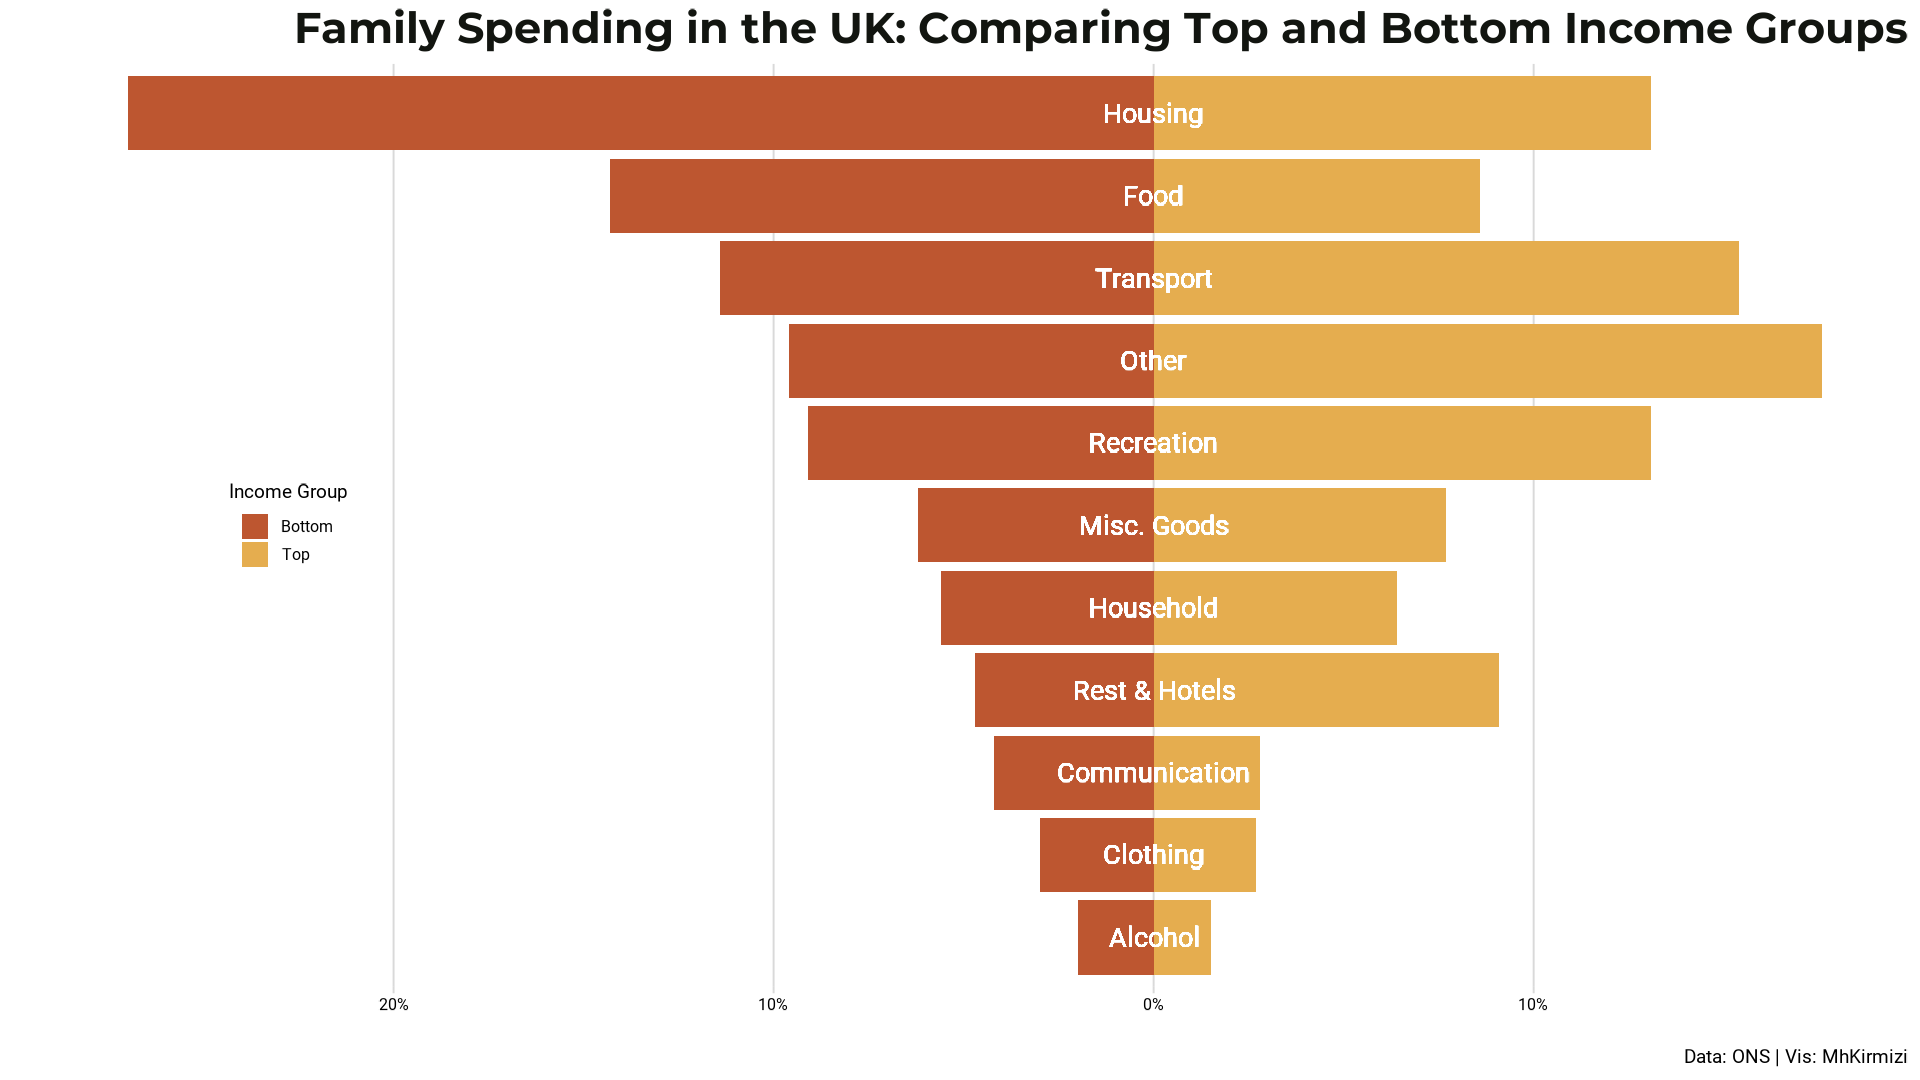

Generate this figure with R:
library(tidyverse)
library(ggh4x)
library(showtext)
## Fonts
font_add_google('Roboto', 'robo')
font_add_google("Montserrat", 'mons')
showtext_auto()
### to do list 
## fix the codes for the make it simple and get those in the middle of bar
## then done
### Data Wrangling
df <- read_csv("D:/VIS/data_makeovermonday/makeovermonday-2025w39-family-spending-in-the-uk/makeovermonday-2025w39-family-spending-in-the-uk/data/figure_5_poorer_households_spent_proportionally_more_on_housing_fuel_and_power_than_richer_households_in_fye_2024.csv")
df |> 
  pivot_longer(!of_total_weekly_expendtiure, 
               names_to = 'rank', values_to = 'percent') |>
  filter(!rank %in% c('all_households', '2nd', '3rd', '4th')) |>
  mutate(percent = ifelse(rank == "bottom_fifth", -percent, percent), 
         of_total_weekly_expendtiure = fct_reorder(of_total_weekly_expendtiure, 
                                                   -percent,.fun = max)) |> 
  ggplot(aes(of_total_weekly_expendtiure, percent, fill = rank)) +
  geom_col() +
  coord_flip() +
  scale_fill_manual(values = c('top_fifth' = "#E5AD4FFF", "bottom_fifth" = "#BD5630FF"), 
                    labels = c('top_fifth' = "Top", "bottom_fifth" = "Bottom")) +
  scale_y_continuous(labels = function(x) paste0(abs(x), "%")) +
  geom_text(aes(x = 'Housing (net) fuel and power', label = 'Housing', y = 0), 
            size = 7, color = 'white', family = 'robo', hjust =.5)+
  geom_text(aes(x = 'Food and non-alcoholic drinks', label = 'Food', y = 0), 
            size = 7, color = 'white', family = 'robo', hjust =.5)+
  geom_text(aes(x = 'Transport', label = 'Transport', y = 0), 
            size = 7, color = 'white', family = 'robo', hjust =.5)+
  geom_text(aes(x = 'Other expenditure items', label = 'Other', y = 0), 
            size = 7, color = 'white', family = 'robo', hjust =.5)+
  geom_text(aes(x = 'Recreation and culture', label = 'Recreation', y = 0), 
            size = 7, color = 'white', family = 'robo', hjust =.5)+
  geom_text(aes(x = 'Miscellaneous goods and services', label = 'Misc. Goods', y = 0), 
            size = 7, color = 'white', family = 'robo', hjust =.5)+
  geom_text(aes(x = 'Household goods and services', label = 'Household', y = 0), 
            size = 7, color = 'white', family = 'robo', hjust =.5)+
  geom_text(aes(x = 'Restaurants and hotels', label = 'Rest & Hotels', y = 0), 
            size = 7, color = 'white', family = 'robo', hjust =.5)+
  geom_text(aes(x = 'Communication', label = 'Communication', y = 0), 
            size = 7, color = 'white', family = 'robo', hjust =.5)+
  geom_text(aes(x = 'Clothing and footwear', label = 'Clothing', y = 0), 
            size = 7, color = 'white', family = 'robo', hjust =.5)+
  geom_text(aes(x = 'Alcoholic drink tobacco and narcotics', label = 'Alcohol', y = 0), 
            size = 7, color = 'white', family = 'robo', hjust =.5)+
  labs(x = '', 
       y = '', 
       title = "Family Spending in the UK: Comparing Top and Bottom Income Groups", 
       caption = 'Data: ONS | Vis: MhKirmizi', 
       fill = 'Income Group') +
  cowplot::theme_minimal_vgrid()+
  theme(legend.position = c(.10, .5),
        legend.title.align = .5,
        text = element_text(family = 'robo'),
        axis.line.y = element_blank(),
        axis.text.y = element_blank(),
        axis.ticks.y = element_blank(),
        plot.title = element_text(size = 32, hjust = 1, 
                                  family = 'mons', 
                                  face = 'bold',
                                  color = "#121510FF"), 
        plot.caption = element_text(size = 14), 
        plot.background = element_rect(fill = 'white', color = 'white'), 
        panel.background = element_rect(fill = 'white', color = 'white'), 
        margin(t = 10, b=10, r= 10, l = 10)
        )
ggsave("household_spending.png", width = 1920, height = 1080, units = "px", dpi = 132)

 